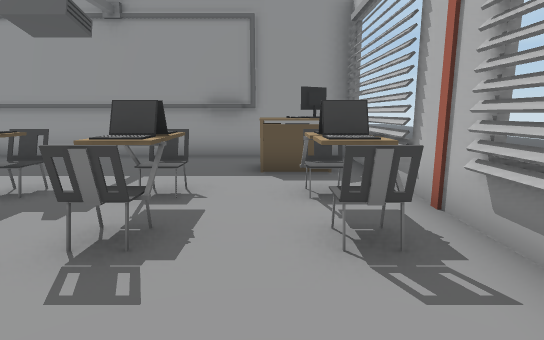
view 1 (above)

24 first-person views from a walk through a scene from a Unity 3-D project. The camera is 1.2 m above the floor, tilts 10° down and sees 80° across. The floor is counted in squares, 1 m on a side. Each view is taken from the middle of a square. On the plan, view 1 faces up. The plan holds only what a view shows up to about 14 squares ahead; the rest is blank. The place goes on beyond the plan. Door leaves are left out, so doorways stand open. Some surface patterns are stand-ins.

view 2
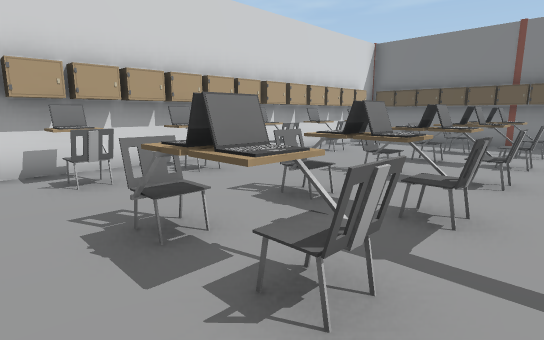

view 3
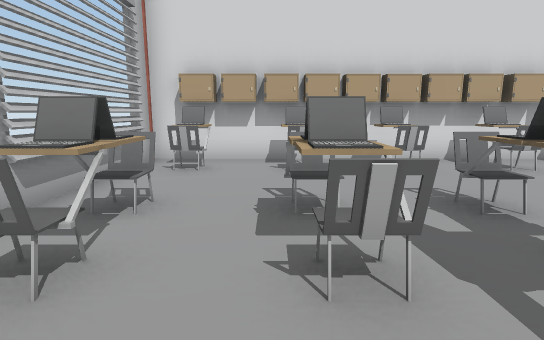

view 4
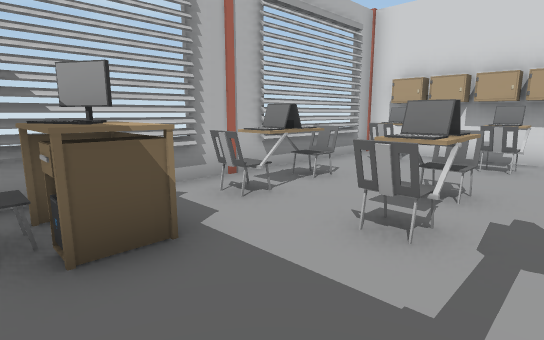

view 5
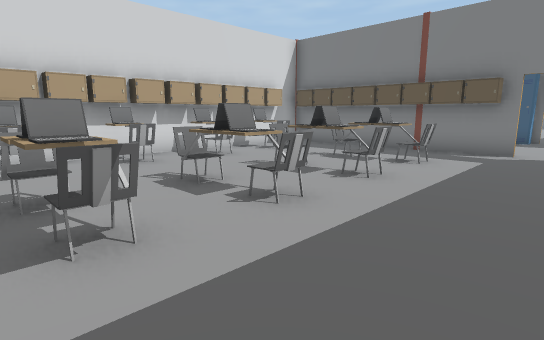

view 6
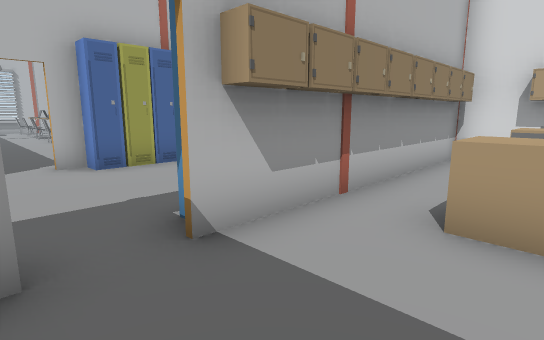

view 7
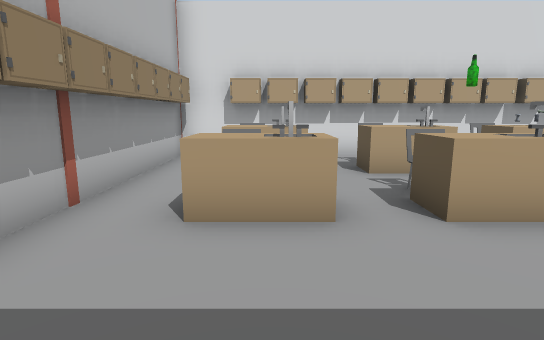

view 8
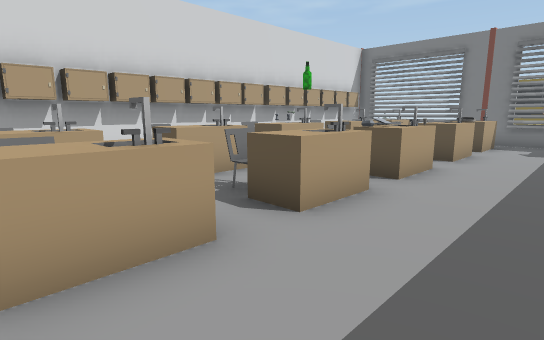

view 9
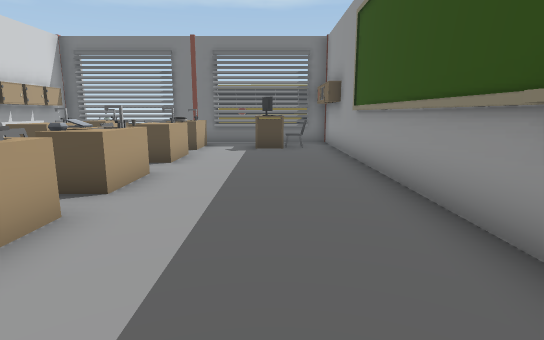

view 10
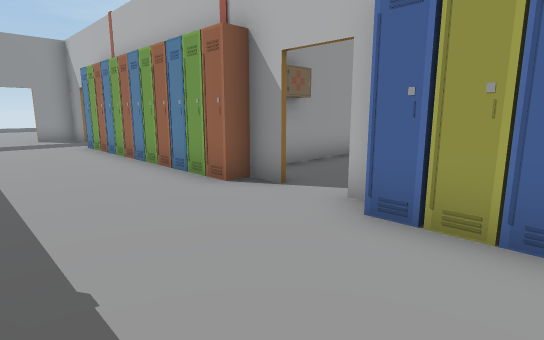

view 11
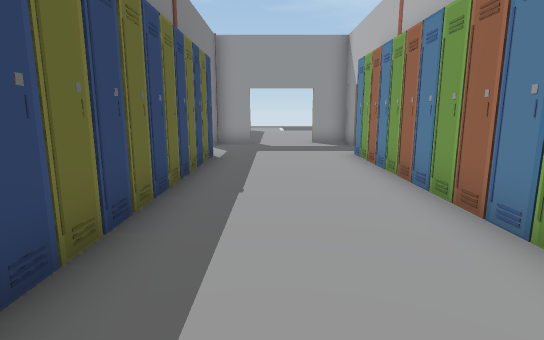

view 12
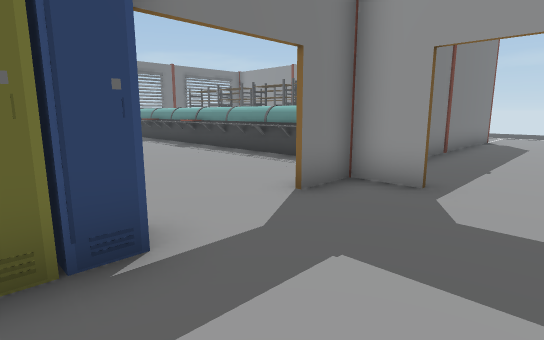

view 13
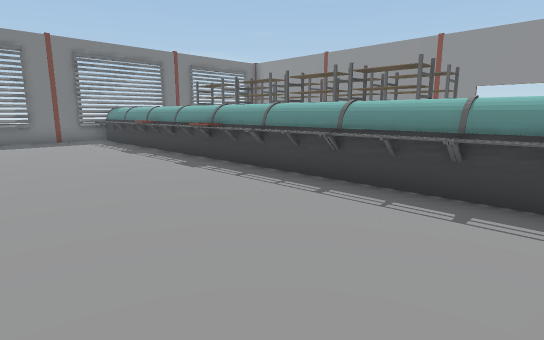

view 14
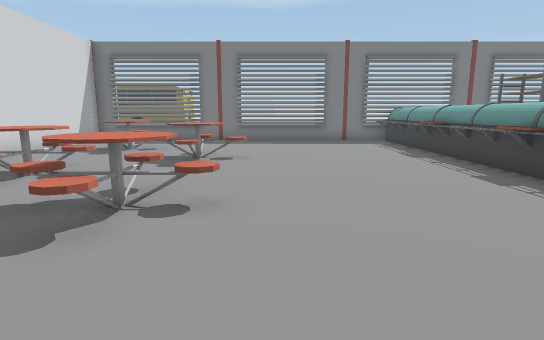

view 15
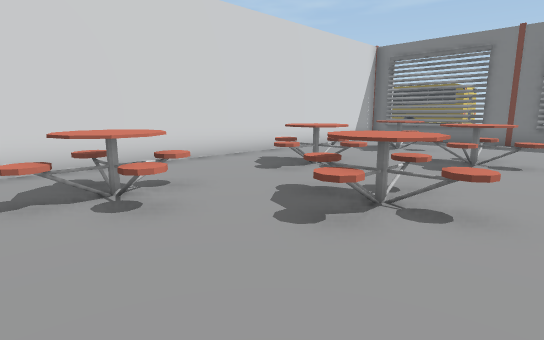

view 16
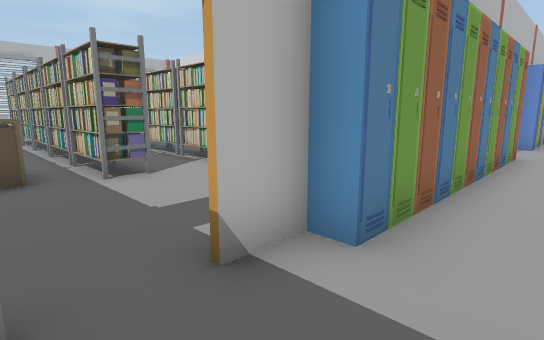

view 17
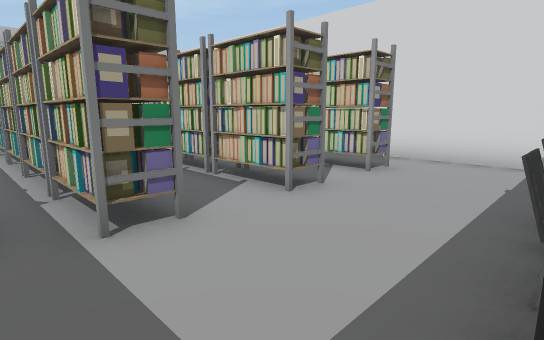

view 18
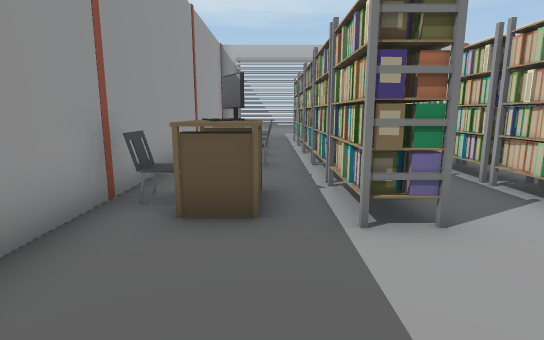

view 19
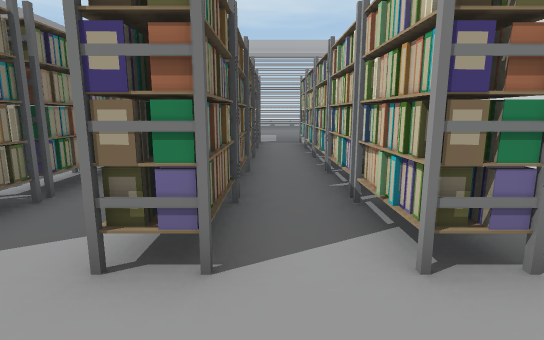

view 20
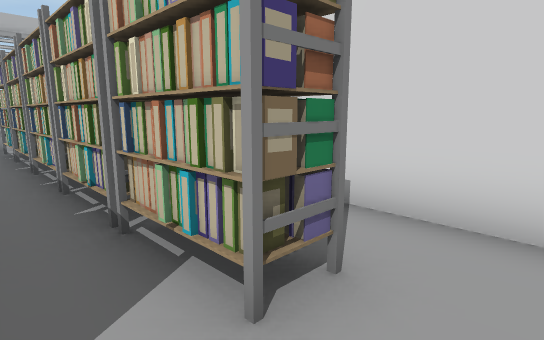

view 21
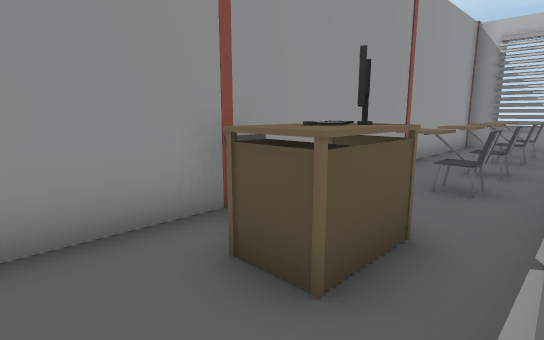

view 22
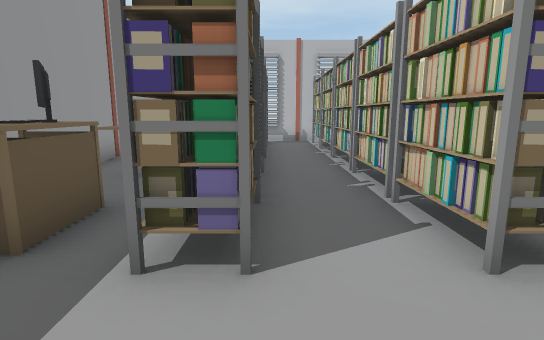

view 23
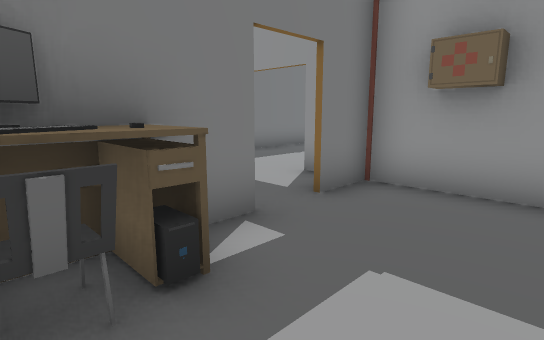

view 24
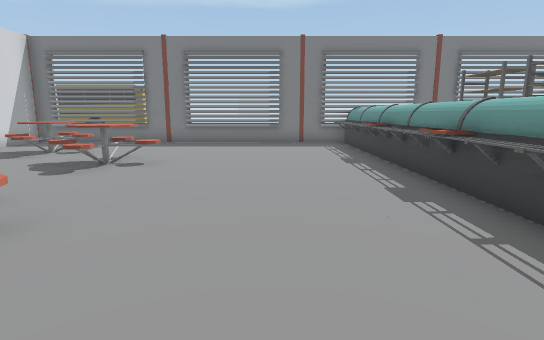

### Floor plan
Key: @ floor where view 1 was taken; # wall or solid block; . floor; D open door; = window, fence, low wall or low ledge; C chair; T table; M computer; L laptop; K locker; R rack; O other object.
Columns run from 35 left of view 1 to 2 right of it. Each row starts with its distance up from view 1.
 27                 #..
 26 # RRRRRRRRRRR   #..
 25 #               #..
 24                 #..
 23    OOOOOOOOOOOOO#..
 22 OOOOOOOOOOOOOOOO ...
 21 #............... ...
 20 #...............#DDD######C###########
 19 =...............D....D....MM.C.C.C.C.=
 18 =...............D....D....TM...C...O.=
 17 =...............D....#...RRRRRRRRRRRR=
 16 =....T....T...  K....KM...RRRR RRRRRR#
 15 #...TTT..TTT... K...KMC..............#
 14 #....T....T.... K....K ..RRRRRRRRRRRR#
 13 =..T...TT...T.. K....K ..............=
 12 =.TTT..TTT.TTTT K...KK ..RRRRRRRRRRRR=
 11 =..T....T...T.. K....K ..RRRR    RRRR
 10 #.............  K....K ......
  9 #OK###########  K....K################
  8 #OO......... .   ....#..............C=
  7 # O.............D....D.............TM=
  6 =..............KK....K...............=
  5 #..............K  ...K..C.C..C.L.CC.C#
  4 #TT TTOTTTT TTTK . ..K..L.OCCL.C.CL.L#
  3 # O  O    .....K      ..COLC.O.O....L#
  2 =         TT.TTK      ...............=
  1 #TT TT.TT TTTTTK      ...............=
  0 #.O  O  O  O.OOK     K..O.C..C.C.CL@C=
 -1 #KKKKKKKKKKKKKKK     K KKKKKKKKKKKKKK#
 -2    ############          ########### #

Positions as (right, up) in squares from view 1, and headings:
1: (0, 0), facing up
2: (0, 6), facing down-left
3: (-1, 7), facing down
4: (-3, 8), facing down-right
5: (-3, 8), facing down-left
6: (-22, 8), facing down-right
7: (-22, 8), facing down
8: (-21, 7), facing down-left
9: (-22, 7), facing left
10: (-18, 4), facing up-right
11: (-17, 7), facing up
12: (-16, 15), facing up-left
13: (-20, 17), facing up-left
14: (-21, 17), facing left
15: (-21, 17), facing down-left
16: (-16, 19), facing down-right
17: (-13, 18), facing down-right
18: (-13, 18), facing right
19: (-12, 13), facing right
20: (-11, 13), facing down-right
21: (-11, 17), facing up-right
22: (-12, 16), facing right
23: (-11, 15), facing up-left
24: (-22, 19), facing left
